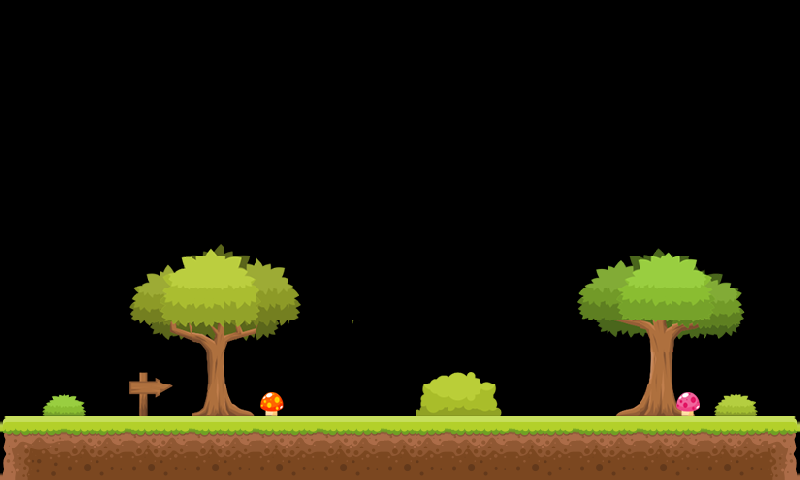

A level layout from a 2D game, rendered from its tile map. Below: a short description, then the map file with tile-grid data replaced by summaries:
An orthogonal 25x15 tile map with 32x32 px tiles, 2 tile layers (Слой тайлов 1, Слой тайлов 2) and 13 objects (LEFTWALL, SKYWALL, RIGHTWALL).

<map version="1.0" orientation="orthogonal" renderorder="right-down" width="25" height="15" tilewidth="32" tileheight="32" nextobjectid="450">
 <tileset firstgid="1" name="tile2" tilewidth="32" tileheight="32" spacing="4" margin="4" tilecount="196" columns="14">
  <image source="tmx/tile2.png" width="512" height="512" />
 </tileset>
 <layer name="Слой тайлов 1" width="25" height="15">
  <data>[375 cells, 200 non-empty, 94 distinct tile ids]</data>
 </layer>
 <objectgroup name="object" width="25" height="15">
  <object id="24" x="0" y="416" width="798" height="64" />
  <object id="17" name="LEFTWALL" x="1" y="1" width="5" height="480" />
  <object id="18" name="SKYWALL" x="3" y="0" width="800" height="5" />
  <object id="19" name="RIGHTWALL" x="795" y="3" width="5" height="480" />
 </objectgroup>
 <objectgroup name="rectangle2" width="25" height="15">
  <object id="418" x="480" y="320" width="192" height="32" />
 </objectgroup>
 <objectgroup name="rectangleStone" width="25" height="15">
  <object id="423" x="449" y="96" width="128" height="32" />
 </objectgroup>
 <objectgroup name="circle" width="25" height="15">
  <object id="424" x="481" y="32" width="64" height="64" />
 </objectgroup>
 <objectgroup name="apple2" width="25" height="15">
  <object id="425" x="640" y="288" width="32" height="32" />
 </objectgroup>
 <objectgroup name="circleStatic" width="25" height="15">
  <object id="427" x="544" y="352" width="64" height="64" />
 </objectgroup>
 <layer name="Слой тайлов 2" width="25" height="15">
  <data>[375 cells, 3 non-empty, 3 distinct tile ids]</data>
 </layer>
 <objectgroup name="box1Density" width="25" height="15">
  <object id="428" x="480" y="352" width="64" height="64" />
  <object id="429" x="608" y="352" width="64" height="64" />
  <object id="449" x="64" y="352" width="64" height="64" />
 </objectgroup>
 <objectgroup name="rectangle2Static" width="25" height="15">
  <object id="446" x="128" y="384" width="192" height="32" />
 </objectgroup>
</map>
